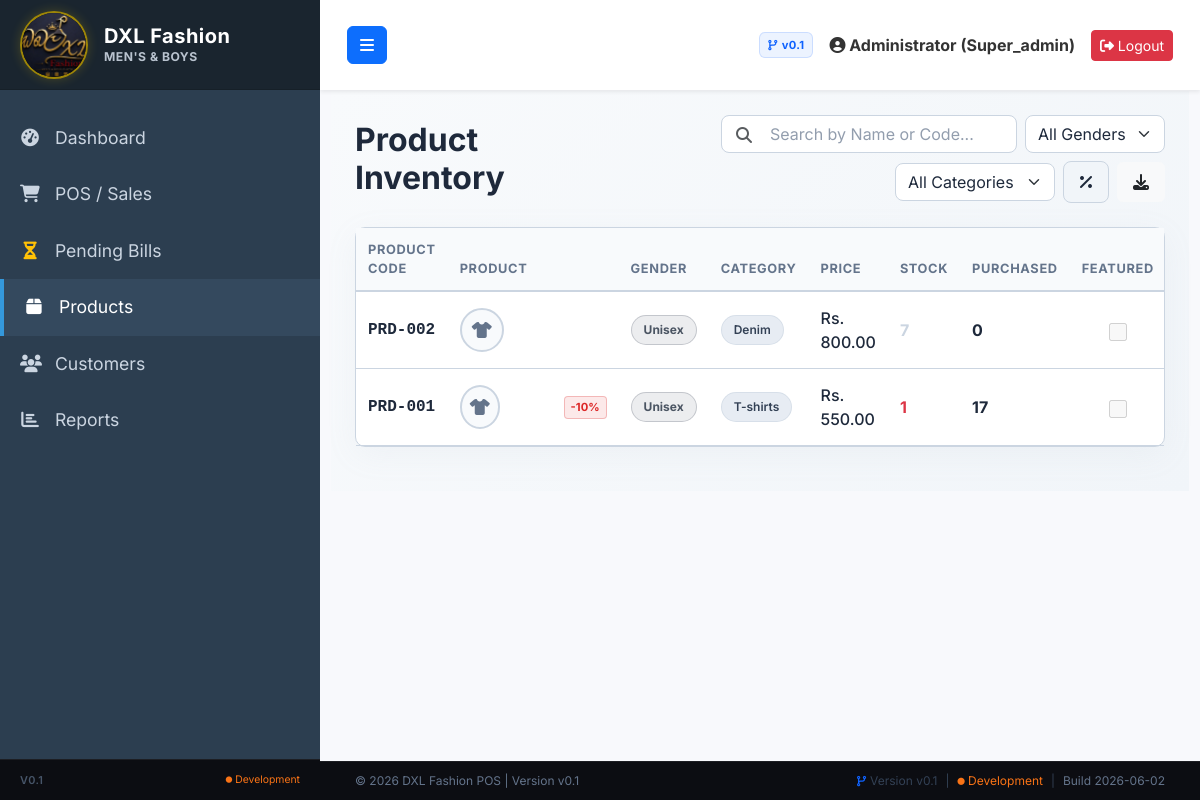
The page /products.php (signed in) on the database its author committed.
### tables this page shows
CREATE TABLE `products` (
  `id` int(11) NOT NULL AUTO_INCREMENT,
  `category_id` int(11) DEFAULT NULL,
  `brand_id` int(11) DEFAULT NULL,
  `product_name` varchar(255) NOT NULL,
  `barcode` varchar(100) DEFAULT NULL,
  `size` varchar(10) DEFAULT NULL,
  `gender` varchar(20) DEFAULT 'Unisex',
  `color` varchar(50) DEFAULT NULL,
  `purchase_price` decimal(10,2) NOT NULL DEFAULT 0.00,
  `selling_price` decimal(10,2) NOT NULL DEFAULT 0.00,
  `discount_percent` int(11) DEFAULT 0,
  `stock_quantity` int(11) NOT NULL DEFAULT 0,
  `is_featured` tinyint(1) DEFAULT 0,
  `reorder_level` int(11) NOT NULL DEFAULT 5,
  `image` varchar(255) DEFAULT 'default.png',
  `created_at` timestamp NOT NULL DEFAULT current_timestamp(),
  PRIMARY KEY (`id`),
  UNIQUE KEY `barcode` (`barcode`),
  KEY `category_id` (`category_id`),
  KEY `brand_id` (`brand_id`),
  CONSTRAINT `fk_prod_brand` FOREIGN KEY (`brand_id`) REFERENCES `brands` (`id`) ON DELETE SET NULL,
  CONSTRAINT `fk_prod_cat` FOREIGN KEY (`category_id`) REFERENCES `categories` (`id`) ON DELETE SET NULL
);

CREATE TABLE `categories` (
  `id` int(11) NOT NULL AUTO_INCREMENT,
  `category_name` varchar(100) NOT NULL,
  `created_at` timestamp NOT NULL DEFAULT current_timestamp(),
  PRIMARY KEY (`id`)
);

### products.php (the view, shortened to what this page needs)
<?php
require_once 'config/database.php';
require_once 'includes/header.php';
$products = $pdo->query("
    SELECT p.*, c.category_name, b.brand_name,
           COALESCE((SELECT SUM(si.quantity) FROM sale_items si WHERE si.product_id = p.id), 0) as purchased_qty
    FROM products p
    LEFT JOIN categories c ON p.category_id = c.id
    LEFT JOIN brands b ON p.brand_id = b.id
    ORDER BY p.id DESC
")->fetchAll();
?>
<div class="premium-dark-page" style="margin: -24px; padding: 24px;">
    <div class="row align-items-center mb-4 g-3">
        <div class="col-md-3">
            <h2 class="fw-bold m-0 text-white">Product Inventory</h2>
        </div>
        <div class="col-md-9 d-flex flex-wrap gap-2 justify-content-md-end align-items-center">
            <div class="position-relative" style="min-width: 250px;">
                <input type="text" id="searchInventory" class="form-control ps-5" placeholder="Search by Name or Code..." onkeyup="filterTable()">
                <i class="fas fa-search position-absolute text-muted" style="left: 15px; top: 12px;"></i>
            </div>
            <select id="filterGender" class="form-select" style="width: 140px;" onchange="filterTable()">
                <option value="">All Genders</option>
            </select>
            <select id="filterCategory" class="form-select" style="width: 160px;" onchange="filterTable()">
                <option value="">All Categories</option>
            </select>
            <button id="btnDiscountFilter" class="btn btn-dark-premium px-3" onclick="toggleDiscountFilter()" title="Filter Active Discounts">
                <i class="fas fa-percentage"></i>
            </button>
            <button class="btn btn-light px-3 py-2 border-0" onclick="window.print()" title="Print Inventory Report">
                <i class="fas fa-download text-dark"></i>
            </button>
        </div>
    </div>
    <div class="card border-0">
        <div class="card-body p-0">
            <div class="table-responsive">
                <table class="table table-hover align-middle m-0" id="inventoryTable">
                    <thead>
                        <tr>
                            <th>Product Code</th>
                            <th>Product</th>
                            <th>Gender</th>
                            <th>Category</th>
                            <th>Price</th>
                            <th>Stock</th>
                            <th>Purchased</th>
                            <th class="text-center">Featured</th>
                        </tr>
                    </thead>
                    <tbody>
                        <?php foreach($products as $p): ?>
                        <tr class="out-of-stock-container"
                            data-gender="<?= htmlspecialchars($p['gender'] ?? 'Unisex') ?>"
                            data-category="<?= htmlspecialchars($p['category_name'] ?? '') ?>"
                            data-discount="<?= $p['discount_percent'] ?>">
                            <td class="product-code-cell fw-semibold font-monospace" style="color: #cbd5e1;">
                                <?= htmlspecialchars($p['barcode'] ?: 'PRD-'.str_pad($p['id'], 3, '0', STR_PAD_LEFT)) ?>
                            </td>
                            <td>
                                <div class="d-flex align-items-center gap-3">
                                    <?php
                                    $img_src = (file_exists('assets/images/'.$p['image']) && $p['image'] != 'default.png') ? 'assets/images/'.$p['image'] : null;
                                    if ($img_src):
                                    ?>
                                        <img src="<?= $img_src ?>" class="product-avatar-circle">
                                    <?php else: ?>
                                        <div class="product-avatar-fallback">
                                            <i class="fas fa-tshirt"></i>
                                        </div>
                                    <?php endif; ?>
                                    <div class="d-flex align-items-center">
                                        <span class="product-name-cell fw-bold text-white"><?= htmlspecialchars($p['product_name']) ?></span>
                                        <?php if ($p['discount_percent'] > 0): ?>
                                            <span class="badge-discount-percent">-<?= $p['discount_percent'] ?>%</span>
                                        <?php endif; ?>
                                    </div>
                                </div>
                            </td>
                            <td>
                                <?php
                                $gender_class = 'badge-gender-unisex';
                                ?>
                                <span class="<?= $gender_class ?>"><?= htmlspecialchars($p['gender'] ?? 'Unisex') ?></span>
                            </td>
                            <td>
                                <span class="badge-category-pill"><?= htmlspecialchars($p['category_name'] ?? 'General') ?></span>
                            </td>
                            <td class="text-white fw-medium">
                                Rs. <?= number_format($p['selling_price'], 2) ?>
                            </td>
                            <td>
                                <?php if($p['stock_quantity'] <= $p['reorder_level']): ?>
                                    <span class="fw-bold text-danger"><?= $p['stock_quantity'] ?></span>
                                <?php else: ?>
                                    <span class="fw-bold" style="color: #cbd5e1;"><?= $p['stock_quantity'] ?></span>
                                <?php endif; ?>
                            </td>
                            <td class="fw-bold text-success">
                                <?= number_format($p['purchased_qty']) ?>
                            </td>
                            <td class="text-center">
                                <input type="checkbox" class="premium-custom-checkbox" disabled <?= $p['is_featured'] ? 'checked' : '' ?>>
                            </td>
                        </tr>
                        <?php endforeach; ?>
                    </tbody>
                </table>
            </div>
        </div>
    </div>
</div>
<?php require_once 'includes/footer.php'; ?>

### assets/css/style.css (style rules this page uses)
body { font-family: 'Inter', sans-serif; background-color: #f8f9fc; color: #333; margin: 0; padding: 0; overflow: hidden; height: 100vh; }
.card { border-radius: 10px; box-shadow: 0 4px 6px rgba(0,0,0,0.05); border: none; margin-bottom: 20px; }
:root { --bg-gradient: linear-gradient(135deg, #f8fafc, #f1f5f9); --card-dark: #ffffff; --text-white: #1e293b; --text-muted-dark: #64748b; --primary-blue: #0f62fe; --primary-blue-hover: #0043ce; --primary-orange: var(--primary-blue); --primary-orange-hover: var(--primary-blue-hover); --border-color-dark: #cbd5e1; --accent-blue: var(--primary-blue); --accent-pink: #db2777; --accent-green: #10b981; }
.premium-dark-page { background: var(--bg-gradient) !important; color: var(--text-white) !important; padding: 15px; }
.premium-dark-page h2, .premium-dark-page h3, .premium-dark-page h4, .premium-dark-page h5 { color: var(--text-white) !important; }
.premium-dark-page .card { background: var(--card-dark) !important; border: 1px solid var(--border-color-dark) !important; box-shadow: 0 8px 32px 0 rgba(148, 163, 184, 0.08) !important; color: var(--text-white) !important; }
.premium-dark-page .table { --bs-table-bg: transparent !important; --bs-table-color: var(--text-white) !important; border-color: var(--border-color-dark) !important; vertical-align: middle !important; }
.premium-dark-page .table th { color: var(--text-muted-dark) !important; font-size: 0.8rem; font-weight: 700; text-transform: uppercase; letter-spacing: 0.05em; border-bottom: 2px solid var(--border-color-dark) !important; background: #f8fafc !important; padding: 12px; }
.premium-dark-page .table td { border-bottom: 1px solid var(--border-color-dark) !important; padding: 14px 12px !important; color: var(--text-white) !important; }
.out-of-stock-container { position: relative; overflow: hidden; }
.product-avatar-fallback { width: 44px; height: 44px; border-radius: 50%; background: #f8fafc; border: 2px solid var(--border-color-dark); display: inline-flex; align-items: center; justify-content: center; color: var(--text-muted-dark); font-size: 16px; vertical-align: middle; }
.badge-gender-unisex { background-color: rgba(75, 85, 99, 0.1) !important; color: #4b5563 !important; border: 1px solid rgba(75, 85, 99, 0.25) !important; padding: 5px 12px; border-radius: 20px; font-size: 0.75rem; font-weight: 700; display: inline-block; }
.badge-category-pill { background-color: rgba(226, 232, 240, 0.8) !important; color: #334155 !important; border: 1px solid rgba(203, 213, 225, 0.6) !important; padding: 5px 12px; border-radius: 20px; font-size: 0.75rem; font-weight: 600; display: inline-block; }
.badge-discount-percent { background-color: rgba(220, 38, 38, 0.1) !important; color: #dc2626 !important; border: 1px solid rgba(220, 38, 38, 0.25) !important; padding: 2px 6px; border-radius: 4px; font-size: 0.7rem; font-weight: 700; margin-left: 8px; display: inline-block; }
.btn-dark-premium { background-color: #f1f5f9 !important; border: 1px solid var(--border-color-dark) !important; color: #1e293b !important; transition: all 0.2s ease; padding: 8px 14px; border-radius: 8px; font-weight: 600; }
.premium-dark-page .form-control, .premium-dark-page .form-select { background-color: #ffffff !important; border: 1px solid var(--border-color-dark) !important; color: #1e293b !important; border-radius: 8px; }
.premium-dark-page .form-control::placeholder { color: var(--text-muted-dark) !important; opacity: 0.7; }
.premium-custom-checkbox { width: 18px; height: 18px; accent-color: var(--accent-blue); cursor: pointer; vertical-align: middle; }

### rows shown on the page
products: barcode+id "PRD-002", gender "Unisex", category.category_name "Denim", selling_price "800.00", stock_quantity "7", purchased_qty "0"
products: barcode+id "PRD-001", discount_percent "10", gender "Unisex", category.category_name "T-shirts", selling_price "550.00", stock_quantity "1", purchased_qty "17"

### other values the page prints
APP_VERSION "V0.1"
APP_ENVIRONMENT "Development"
APP_VERSION "v0.1"
$_SESSION['full_name'] "Administrator"
$_SESSION['role'] "Super_admin"
APP_COPYRIGHT "© 2026 DXL Fashion POS | Version v0.1"
APP_SHORT_VERSION "Version v0.1"
APP_BUILD_DATE "2026-06-02"
